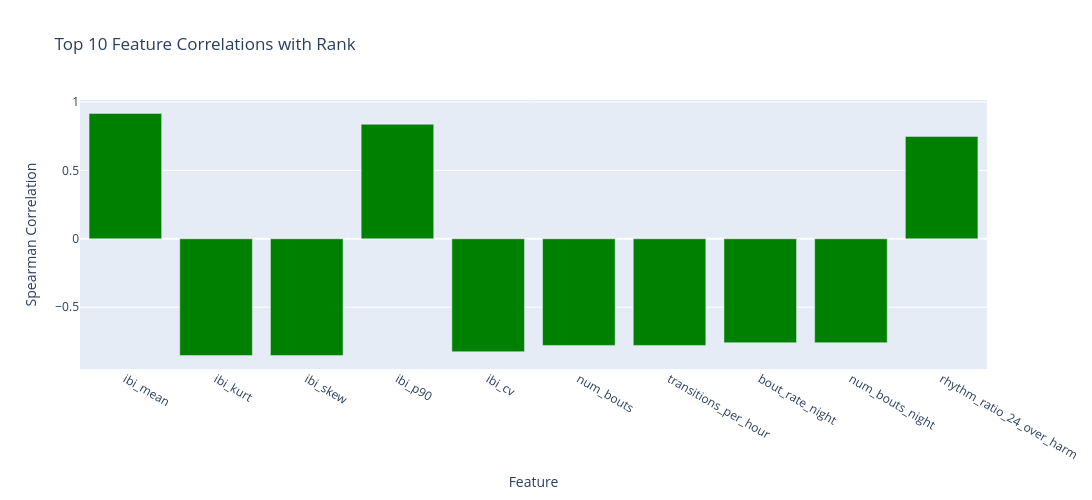
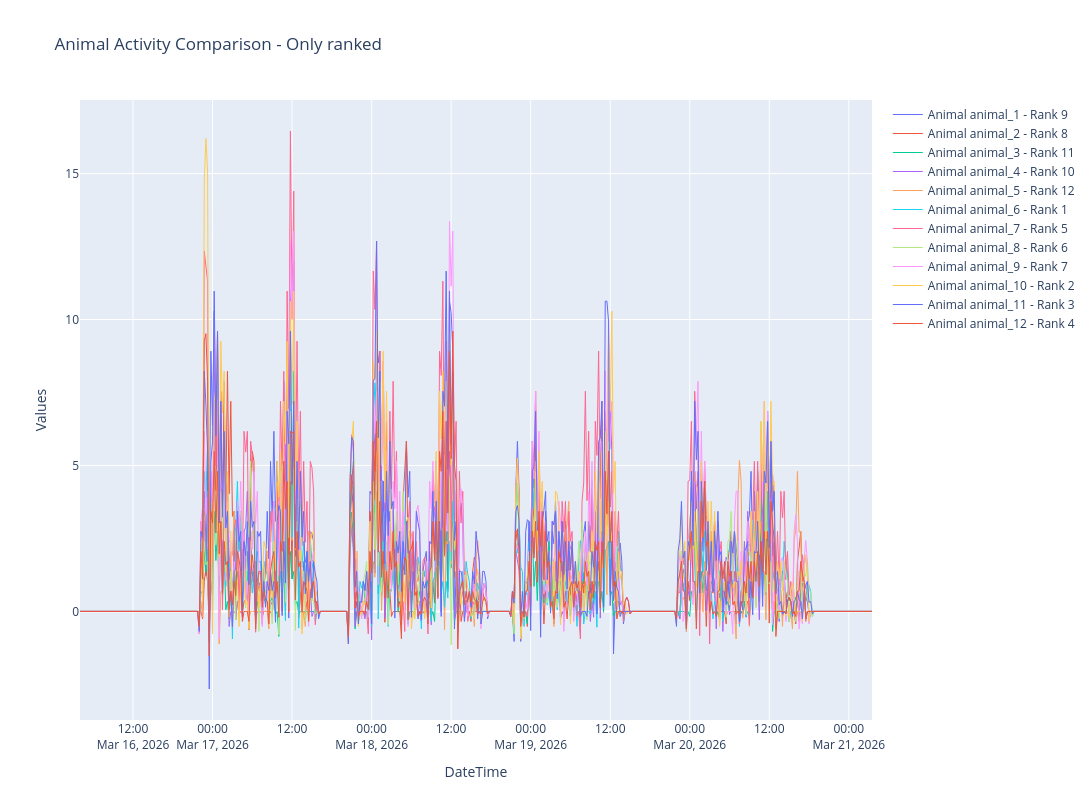
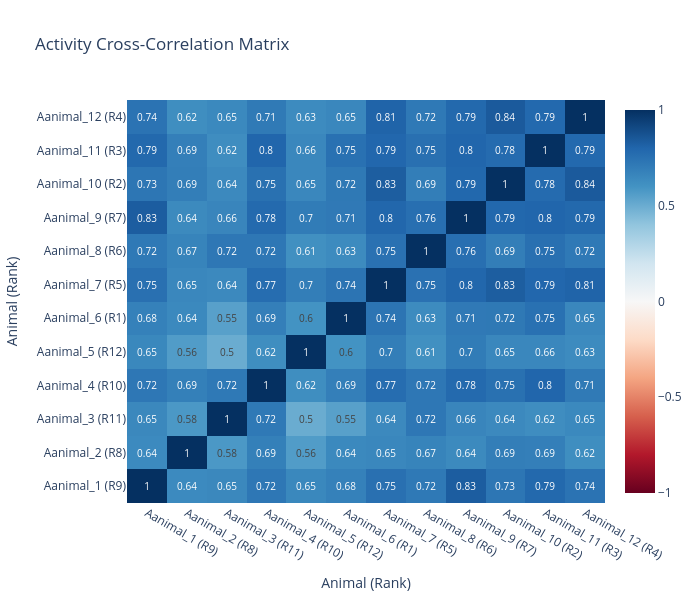

The code cell stored with these charts, in order, in its notebook:
### Markdown cell above
##### Total activy per day tem a soma de todos os dias. Ë possivel ver isso claramente abrindo o arquivo collect data onde será visto a atividade por zt de 0.5 em 0.5, somando-se todos os valores da coluna o valor para cada dia será igual ao total day activity

### Code cell
output_corr = f"{output_folder}/feature_correlations.html"
fig_corr = plot_correlation(corr_df, output_corr)

male_comparison_output = f"{output_folder}/animal_comparison_all.html"
fig_activity = plot_animals_activity(animals_protocols, ranks, output_path=male_comparison_output)

output_path = f"{output_folder}/cross_correlation_matrix.html"
corr_sync, pval_sync, fig_cross = plot_cross_correlation(animals_protocols, ranks, output_path=output_path)

### Figure 1 — Plotly figure (JSON) as saved in the notebook; plotly's stock layout.template omitted (floating-point values rounded to 4 significant figures)
{"data": [{"marker": {"color": ["green", "green", "green", "green", "green", "green", "green", "green", "green", "green"]}, "type": "bar", "x": ["ibi_mean", "ibi_kurt", "ibi_skew", "ibi_p90", "ibi_cv", "num_bouts", "transitions_per_hour", "bout_rate_night", "num_bouts_night", "rhythm_ratio_24_over_harm"], "y": [0.9161, -0.8531, -0.8531, 0.8371, -0.8252, -0.779, -0.779, -0.7592, -0.7592, 0.7483]}], "layout": {"height": 500, "title": {"text": "Top 10 Feature Correlations with Rank"}, "width": 1200, "xaxis": {"title": {"text": "Feature"}}, "yaxis": {"title": {"text": "Spearman Correlation"}}}}

### Figure 2 — Plotly figure (JSON) as saved in the notebook; plotly's stock layout.template omitted (floating-point values rounded to 4 significant figures; data arrays with more than 128 entries replaced by an {"elided": "..."} marker saying what was removed)
{"data": [{"line": {"width": 1}, "mode": "lines", "name": "Animal animal_1 - Rank 9", "type": "scatter", "x": {"elided": "479 str values"}, "y": {"elided": "479 float values"}}, {"line": {"width": 1}, "mode": "lines", "name": "Animal animal_2 - Rank 8", "type": "scatter", "x": {"elided": "479 str values"}, "y": {"elided": "479 float values"}}, {"line": {"width": 1}, "mode": "lines", "name": "Animal animal_3 - Rank 11", "type": "scatter", "x": {"elided": "479 str values"}, "y": {"elided": "479 float values"}}, {"line": {"width": 1}, "mode": "lines", "name": "Animal animal_4 - Rank 10", "type": "scatter", "x": {"elided": "479 str values"}, "y": {"elided": "479 float values"}}, {"line": {"width": 1}, "mode": "lines", "name": "Animal animal_5 - Rank 12", "type": "scatter", "x": {"elided": "479 str values"}, "y": {"elided": "479 float values"}}, {"line": {"width": 1}, "mode": "lines", "name": "Animal animal_6 - Rank 1", "type": "scatter", "x": {"elided": "479 str values"}, "y": {"elided": "479 float values"}}, {"line": {"width": 1}, "mode": "lines", "name": "Animal animal_7 - Rank 5", "type": "scatter", "x": {"elided": "479 str values"}, "y": {"elided": "479 float values"}}, {"line": {"width": 1}, "mode": "lines", "name": "Animal animal_8 - Rank 6", "type": "scatter", "x": {"elided": "479 str values"}, "y": {"elided": "479 float values"}}, {"line": {"width": 1}, "mode": "lines", "name": "Animal animal_9 - Rank 7", "type": "scatter", "x": {"elided": "479 str values"}, "y": {"elided": "479 float values"}}, {"line": {"width": 1}, "mode": "lines", "name": "Animal animal_10 - Rank 2", "type": "scatter", "x": {"elided": "479 str values"}, "y": {"elided": "479 float values"}}, {"line": {"width": 1}, "mode": "lines", "name": "Animal animal_11 - Rank 3", "type": "scatter", "x": {"elided": "479 str values"}, "y": {"elided": "479 float values"}}, {"line": {"width": 1}, "mode": "lines", "name": "Animal animal_12 - Rank 4", "type": "scatter", "x": {"elided": "479 str values"}, "y": {"elided": "479 float values"}}], "layout": {"height": 800, "hovermode": "x unified", "title": {"text": "Animal Activity Comparison - Only ranked"}, "width": 1600, "xaxis": {"title": {"text": "DateTime"}}, "yaxis": {"title": {"text": "Values"}}}}

### Figure 3 — Plotly figure (JSON) as saved in the notebook; plotly's stock layout.template omitted (floating-point values rounded to 4 significant figures; data arrays with more than 128 entries replaced by an {"elided": "..."} marker saying what was removed)
{"data": [{"colorscale": [[0, "rgb(103,0,31)"], [0.1, "rgb(178,24,43)"], [0.2, "rgb(214,96,77)"], [0.3, "rgb(244,165,130)"], [0.4, "rgb(253,219,199)"], [0.5, "rgb(247,247,247)"], [0.6, "rgb(209,229,240)"], [0.7, "rgb(146,197,222)"], [0.8, "rgb(67,147,195)"], [0.9, "rgb(33,102,172)"], [1, "rgb(5,48,97)"]], "text": {"elided": "12x12 float values"}, "textfont": {"size": 10}, "texttemplate": "%{text}", "type": "heatmap", "x": ["Aanimal_1 (R9)", "Aanimal_2 (R8)", "Aanimal_3 (R11)", "Aanimal_4 (R10)", "Aanimal_5 (R12)", "Aanimal_6 (R1)", "Aanimal_7 (R5)", "Aanimal_8 (R6)", "Aanimal_9 (R7)", "Aanimal_10 (R2)", "Aanimal_11 (R3)", "Aanimal_12 (R4)"], "y": ["Aanimal_1 (R9)", "Aanimal_2 (R8)", "Aanimal_3 (R11)", "Aanimal_4 (R10)", "Aanimal_5 (R12)", "Aanimal_6 (R1)", "Aanimal_7 (R5)", "Aanimal_8 (R6)", "Aanimal_9 (R7)", "Aanimal_10 (R2)", "Aanimal_11 (R3)", "Aanimal_12 (R4)"], "z": {"elided": "12x12 float values"}, "zmid": 0}], "layout": {"height": 600, "title": {"text": "Activity Cross-Correlation Matrix"}, "width": 700, "xaxis": {"title": {"text": "Animal (Rank)"}}, "yaxis": {"title": {"text": "Animal (Rank)"}}}}
